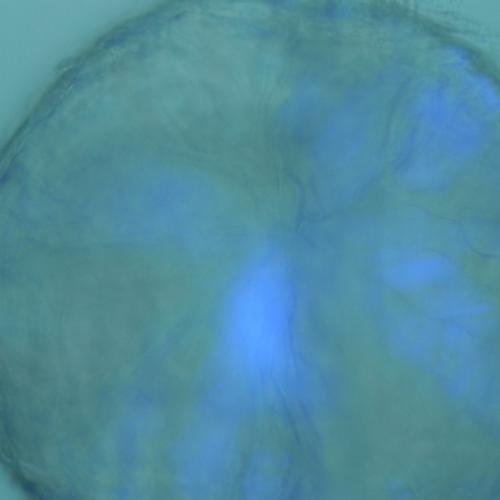
#> input picture output/rgb/M-DMMP- NaBF4-10-6M-1.jpg, 1000 x 1000 px (shown at 1/2 size)
$ jupyter execute --allow-errors IRCS_SIFT_PATTERN_DENSITY_MAP.ipynb
#> lines starting #> are read from the running program, lines starting #| are printed output that depends on the picture
[cell 1]
import pathlib
import cv2
import numpy as np
import matplotlib.pyplot as plt
from sklearn.mixture import GaussianMixture
from skimage.feature import hog

[cell 2]
data_dir = pathlib.Path('./output/rgb')
# data_dir = pathlib.Path('./output/rgb_no_circle_det')
image_count = len(list(data_dir.glob('*.jpg')))
print(image_count)

[cell 3]
from skimage.feature import SIFT
from skimage import exposure
from skimage.color import rgb2gray, gray2rgb

# [34 lines left out: function sift_features_vector, not called in this run]

[cell 4]
def generate_height_map(size):
    # Define the radius of the sphere
    # offset = 0
    # offset = 175
    offset = 315
    size = size + 2*offset

    r = 1.0

    # Create a 2D grid of x and y coordinates
    x, y = np.meshgrid(np.linspace(-r, r, size), np.linspace(-r, r, size))

    # Calculate the corresponding z coordinates
    # Note: For points outside the sphere, this will be NaN
    z = np.sqrt(r**2 - x**2 - y**2)

    # We set points outside the sphere to zero height for visualization
    z[np.isnan(z)] = 0

    z = z[offset:size-offset, offset:size-offset]

    return z
# visualise the height map in 3D
height_map = generate_height_map(400)

fig = plt.figure(figsize=(10, 10))
ax = fig.add_subplot(111, projection='3d')

# Create the x, y, and z coordinate arrays. We use
# numpy's broadcasting to do all the hard work for us.
# We could shorten this even more by using np.meshgrid.
x = np.arange(height_map.shape[0])
y = np.arange(height_map.shape[1])
x, y = np.meshgrid(x, y)
z = height_map

# Load the image
import cv2
import matplotlib.pyplot as plt
image = cv2.imread('./output/rgb/M-DMMP- NaBF4-10-6M-1.jpg')
#> image is the input picture: shape (1000, 1000, 3); mean B, G, R 157.8, 139.8, 79.3
image = rgb2gray(image)
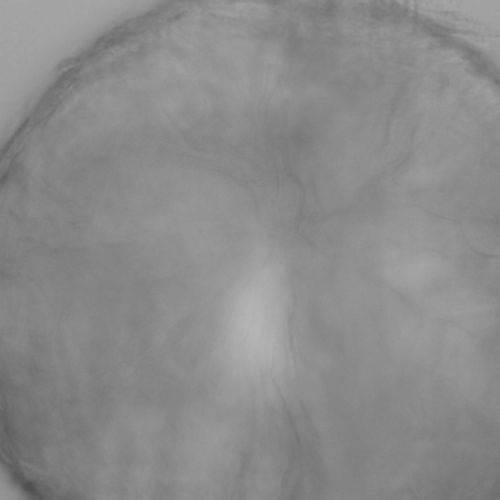
#> image: shape (1000, 1000) float64 (shown at 1/2 size); min 0.306, max 0.713, mean 0.546
image = exposure.equalize_adapthist(image, clip_limit=0.03)
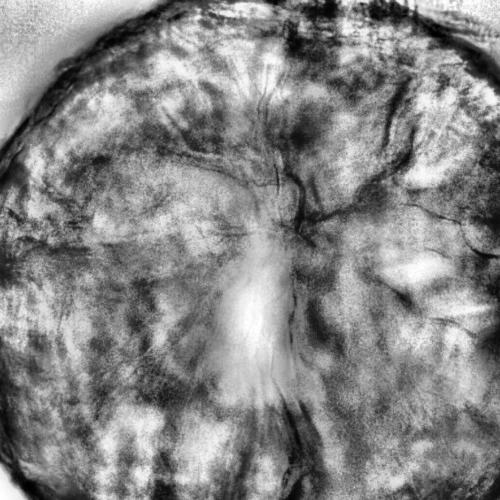
#> image: shape (1000, 1000) float64 (shown at 1/2 size); min 0, max 1, mean 0.526
image = gray2rgb(image)
#> image: shape (1000, 1000, 3) float64
height, width = image.shape[:2]
#> height = 1000; width = 1000
resize_image = cv2.resize(src=image, dsize=(int(width / 2), int(height / 2)))
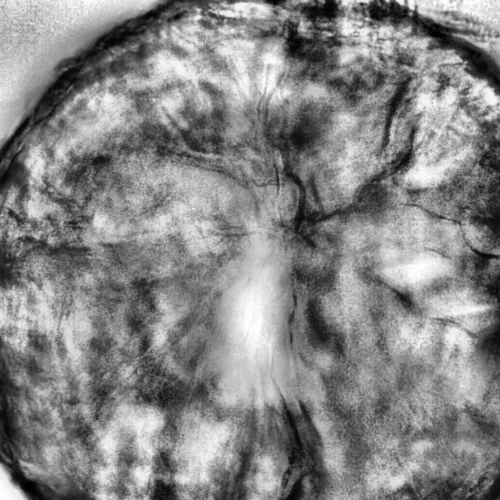
#> resize_image: shape (500, 500, 3) float64; min 0.000458, max 1, mean 0.526
resize_image = resize_image[50:450, 50:450]
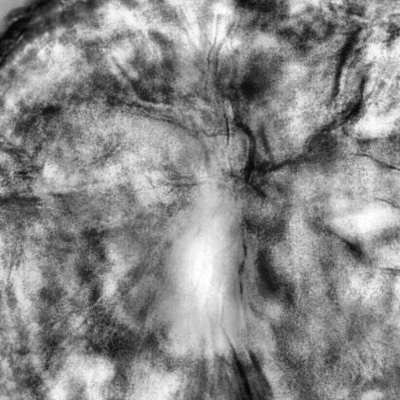
#> resize_image: shape (400, 400, 3) float64; min 0.0264, max 1, mean 0.539

# Map the image to the surface
ax.plot_surface(x, y, z, facecolors=image, shade=False)
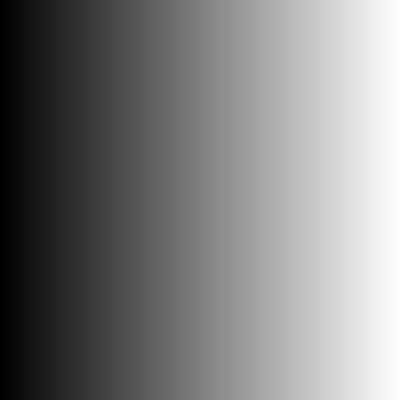
#> x: shape (400, 400) int64; min 0, max 399, mean 199.5; drawn with min black and max white

plt.show()
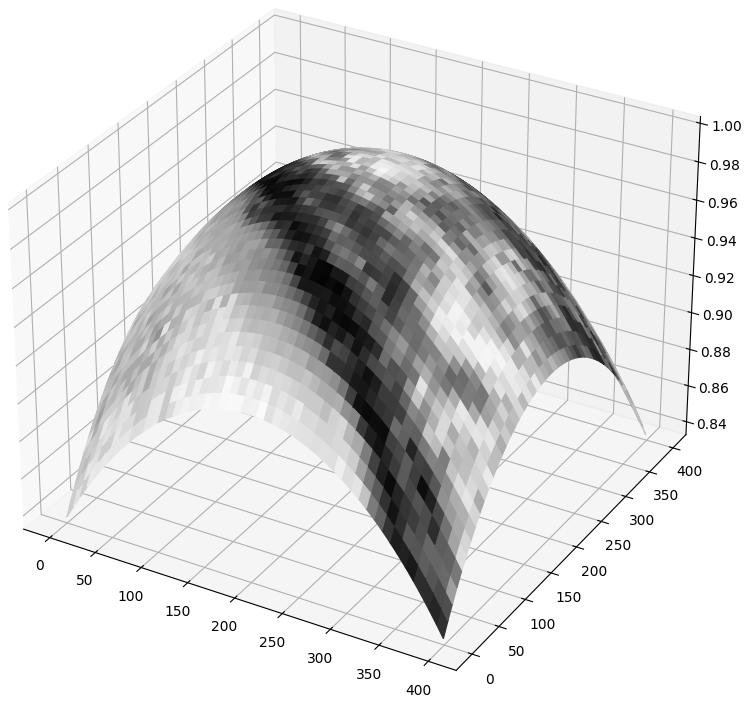
#> figure drawn by matplotlib, 1 panel

[cell 5]
import os
from sklearn.model_selection import train_test_split

rotation_aug = False

experiment_with_gray_scale = True

use_entire_dataset = True

load_all_images = False

use_height_map = True

distraction_merge, distraction_merge_to_one, original_merge_to_one = False, False, False
# [5 lines of commented-out code are left out]

os.makedirs('./output/sift', exist_ok=True)

# Data selection
# molecular_imprinting_name = 'DMMP'
# molecular_imprinting_name = 'MP'
molecular_imprinting_name = 'MPA'
x = []
y = []
for path in data_dir.glob('*.jpg'):
    if not load_all_images:
        if path.name.split('-')[1] != molecular_imprinting_name and path.name.split('-')[1].split('(')[0] != molecular_imprinting_name:
                continue
    src = cv2.imread(str(path))
    height, width = src.shape[:2]
    center = (width / 2, height / 2)
    if rotation_aug:
        for i in range(3):
            rotation_matrix = rotate_matrix = cv2.getRotationMatrix2D(center=center, angle=90 * i, scale=1)
            rotated_image = cv2.warpAffine(src=src, M=rotate_matrix, dsize=(width, height))
            resize_image = cv2.resize(src=src, dsize=(int(width / 2), int(height / 2)))
            # crop image 200x200
            resize_image = resize_image[150:350, 150:350]
            if use_height_map:
                height_map = generate_height_map(200)
                resize_image = np.dstack((resize_image.astype(np.float32), height_map))
            feature_vector = sift_features_vector(resize_image, os.path.basename(path))
            x.append(feature_vector)
            y.append(path.name.split('-')[2].replace(' ', ''))
    else:
        resize_image = cv2.resize(src=src, dsize=(int(width / 2), int(height / 2)))
        # crop image 200x200
        resize_image = resize_image[50:450, 50:450]
        if use_height_map:
            height_map = generate_height_map(400)
        else:
            height_map = None
        feature_vector, keypoints = sift_features_vector(resize_image, os.path.basename(path), height_map=height_map)
        x.append(keypoints)
        if load_all_images:
            label_name = path.name.split('-')[1].split('(')[0] + '-' + path.name.split('-')[2].replace(' ', '')
            if label_name.split('-')[0] != label_name.split('-')[1]:
                if distraction_merge or distraction_merge_to_one:
                    if distraction_merge_to_one:
                        label_name = 'distraction'
                    else:
                        label_name = label_name.split('-')[0] + '-distraction'
            elif label_name.split('-')[0] == label_name.split('-')[1]:
                if original_merge_to_one :
                    label_name = 'original'
        else:
            if distraction_merge or distraction_merge_to_one:
                if path.name.split('-')[2].split('(')[0] != molecular_imprinting_name:
                    if distraction_merge_to_one:
                        label_name = 'distraction'
                    else:
                        label_name = path.name.split('-')[1].split('(')[0] + '-distraction'
                else:
                    label_name = path.name.split('-')[2].replace(' ', '')
            else:
                label_name = path.name.split('-')[2].replace(' ', '')
        y.append(label_name)

x = np.array(x)
y = np.array(y)
print('data loaded x=%i' % (len(x)))
print('data loaded y=%i' % (len(y)))

[cell 6]
print(x.shape)

[cell 7]
import numpy as np
import matplotlib.pyplot as plt

# Assuming x and y are defined properly
# x should be a list of arrays with shape (N, 2), where N is the number of keypoints
# y should be a list of strings corresponding to the labels of each point in x

# Corrected color map in RGB format
color_discrete_map = {
    "DMMP": [255, 0, 0],  # Red
    "NaBF4": [0, 255, 0],  # Green
    "KF6P": [0, 0, 255],  # Blue
    "MPA": [255, 165, 42],  # Goldenrod
    "MP": [128, 0, 128]  # Purple
}

fig = plt.figure(figsize=(10, 10))

# Ensure x and y have the same length
assert len(x) == len(y), "x and y must have the same length"

coordinates_color = {}

image_center = [200, 200]

angle_bin = 20

alignment = True

# Iterate over the keypoints
for i in range(len(x)):
    # Get the coordinates of the current keypoint
    coordinates = x[i]
    shifted_coordinates = coordinates - image_center

    # Calculate the angles and radii
    angles = np.arctan2(shifted_coordinates[:, 0], shifted_coordinates[:, 1])
    angles_in_degree = np.rad2deg(angles)
    radii = np.hypot(shifted_coordinates[:, 0], shifted_coordinates[:, 1])

    radii_filter_indices = np.where(radii <= 200)

    hist, edges = np.histogram(angles_in_degree, bins=angle_bin)
    angles_hist_min_index = np.argmin(hist)
    offset = edges[angles_hist_min_index]
    print('alignment found = %s' % offset)

    # rotate the coordinates based on offset
    rotation_matrix = np.array([
    [np.cos(np.deg2rad(offset)), -np.sin(np.deg2rad(offset))],
    [np.sin(np.deg2rad(offset)), np.cos(np.deg2rad(offset))]
    ])

    rotated_coordinates = np.dot(shifted_coordinates, rotation_matrix.T)

    if alignment:
        coordinates = rotated_coordinates[radii_filter_indices]
    else:
        coordinates = coordinates[radii_filter_indices]

    # Get the label for the current keypoint
    label = y[i]

    if label not in coordinates_color.keys():
        coordinates_color[label] = []

    # Get the color for the current label
    color = color_discrete_map[label]

    # Convert color to RGB format for matplotlib
    color_rgb = [c / 255.0 for c in color]

    coordinates_color[label].append(coordinates)

    # Scatter plot for keypoints
    plt.scatter(coordinates[:, 1], coordinates[:, 0], facecolors='none', edgecolors=color_rgb)

# Display the plot
plt.show()

[cell 8]
x.shape

[cell 9]
import plotly.io as pio

print(pio.templates)
pio.templates.default = 'plotly'

[cell 10]
import numpy as np
import plotly.graph_objects as go

# Function to create a 3D histogram
# [9 lines left out: function create_3d_histogram, not called in this run]

# Create a figure
fig = go.Figure()

# Add each dataset's 3D density map to the figure
for label, keypoints in coordinates_color.items():
    keypoints_flat = np.vstack(keypoints)
    x_mesh, y_mesh, hist_norm, hist = create_3d_histogram(keypoints_flat)

    for i in range(len(x_mesh)):
        for j in range(len(y_mesh)):
            if np.hypot(x_mesh[i][j], y_mesh[i][j]) > 200:
                hist_norm[i][j] = np.nan

    fig.add_trace(go.Surface(
        x=x_mesh,
        y=y_mesh,
        z=hist_norm,
        name=label,
        visible=False  # Initially set all layers to invisible
    ))

# Set the first layer to be visible
fig.data[0].visible = True

# Create buttons to toggle the visibility of each layer
buttons = []
for i, label in enumerate(coordinates_color.keys()):
    button = dict(
        method='update',
        label=label,
        args=[{'visible': [j == i for j in range(len(coordinates_color))]},
              {'title': f'Overlapping 3D Density Maps - {label}'}]
    )
    buttons.append(button)

# Add the buttons to the layout
fig.update_layout(
    updatemenus=[{
        'buttons': buttons,
        'direction': 'down',
        'showactive': True
    }],
    title='Overlapping 3D Density Maps'
)

# Set labels
fig.update_layout(
    scene=dict(
        xaxis_title='X',
        yaxis_title='Y',
        zaxis_title='Density'
    )
)

fig.update_layout(scene=dict(
    xaxis=dict(showticklabels=False),
    yaxis=dict(showticklabels=False),
    zaxis=dict(showticklabels=False)
))

fig.update_traces(contours_z=dict(show=True, usecolormap=True,
                                  highlightcolor="limegreen", project_z=False))

fig.update_layout(autosize=False,
                  scene_camera_eye=dict(x=1.88, y=1.88, z=2.5),
                  width=800, height=800,
                  margin=dict(l=65, r=50, b=65, t=90)
)


fig.show()

$ run again, with output/rgb/M-DMMP- NaBF4-10-6M-2.jpg copied over output/rgb/M-DMMP- NaBF4-10-6M-1.jpg
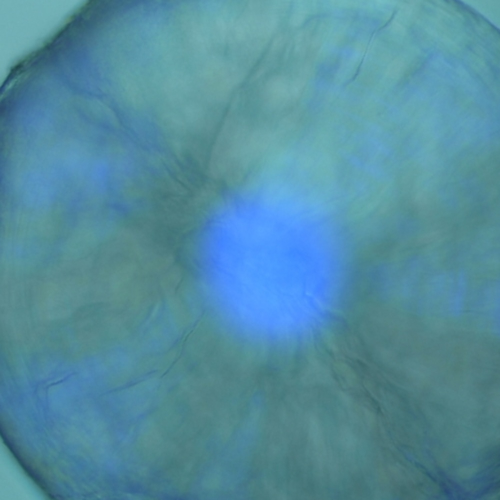
#> input picture output/rgb/M-DMMP- NaBF4-10-6M-2.jpg, 1000 x 1000 px (shown at 1/2 size)
#> image is the input picture: shape (1000, 1000, 3); mean B, G, R 159.4, 141.1, 83.3
#> `resize_image = resize_image[50:450, 50:450]`:
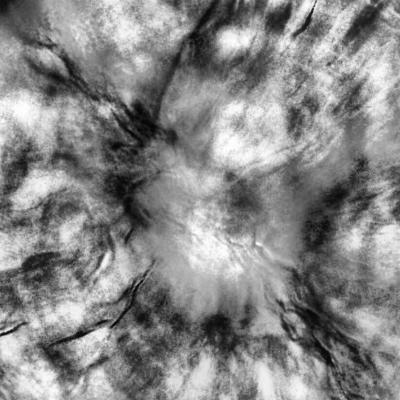
#> resize_image: shape (400, 400, 3) float64; min 0.0139, max 0.999, mean 0.532
#> `plt.show()`:
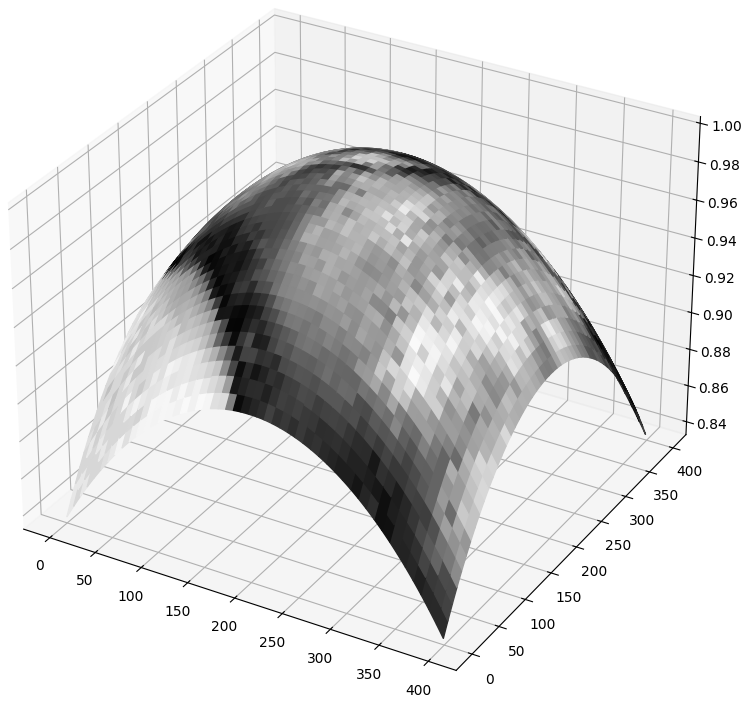
#> figure drawn by matplotlib, 1 panel

$ run again, with output/rgb/M-DMMP- NaBF4-10-6M-3.jpg copied over output/rgb/M-DMMP- NaBF4-10-6M-1.jpg
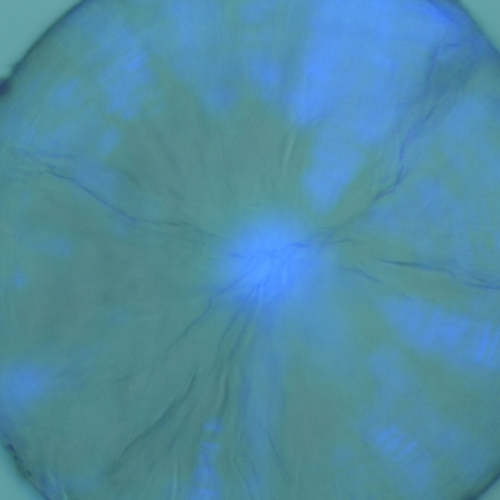
#> input picture output/rgb/M-DMMP- NaBF4-10-6M-3.jpg, 1000 x 1000 px (shown at 1/2 size)
#> image is the input picture: shape (1000, 1000, 3); mean B, G, R 162.5, 139.3, 79.8
#> `resize_image = resize_image[50:450, 50:450]`:
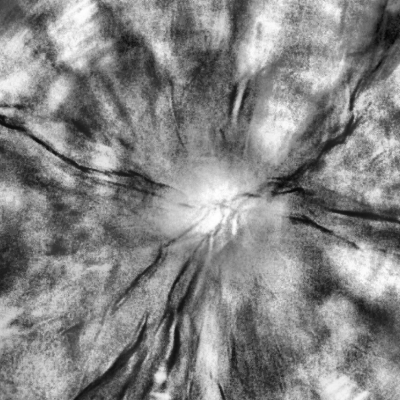
#> resize_image: shape (400, 400, 3) float64; min 0.0257, max 1, mean 0.525
#> `plt.show()`:
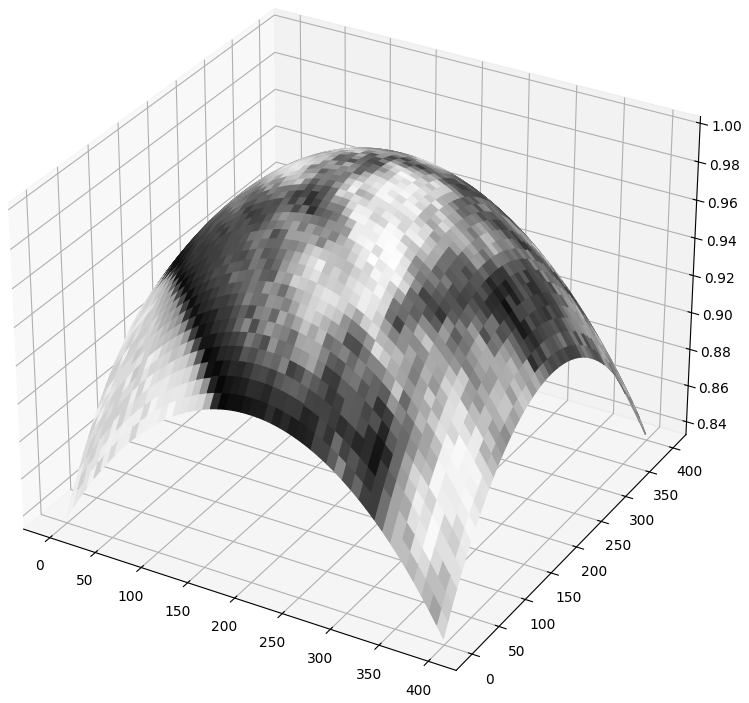
#> figure drawn by matplotlib, 1 panel

$ run again, with output/rgb/M-DMMP-DMMP-10-3M-1.jpg copied over output/rgb/M-DMMP- NaBF4-10-6M-1.jpg
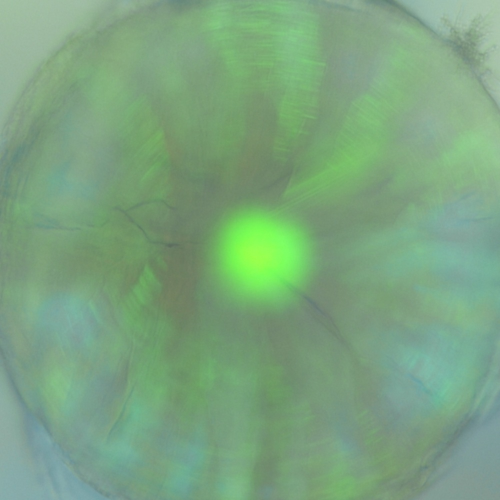
#> input picture output/rgb/M-DMMP-DMMP-10-3M-1.jpg, 1000 x 1000 px (shown at 1/2 size)
#> image is the input picture: shape (1000, 1000, 3); mean B, G, R 127.5, 163.9, 123
#> `resize_image = resize_image[50:450, 50:450]`:
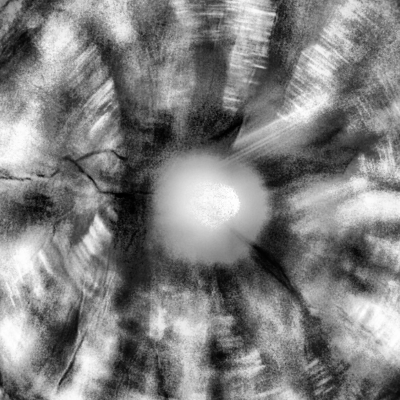
#> resize_image: shape (400, 400, 3) float64; min 0.000122, max 1, mean 0.503
#> `plt.show()`:
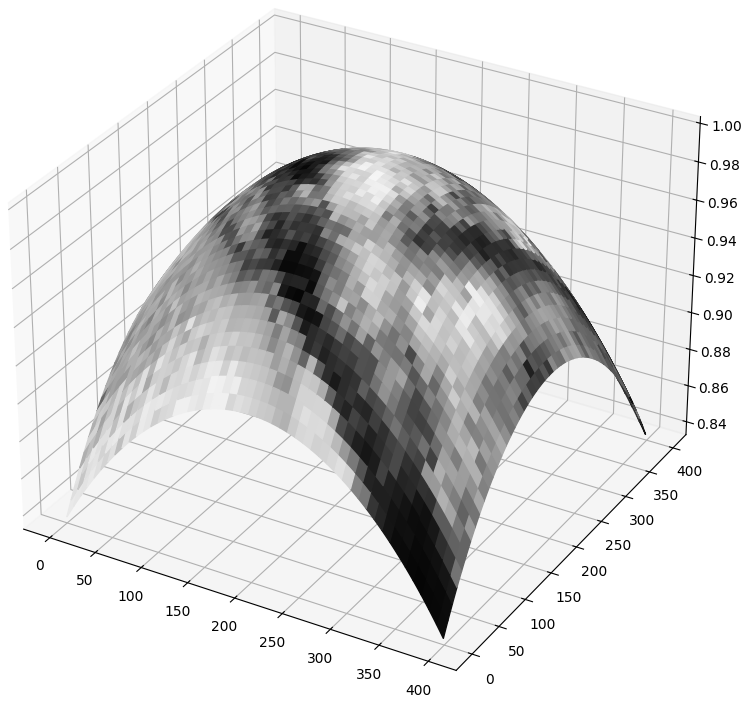
#> figure drawn by matplotlib, 1 panel
